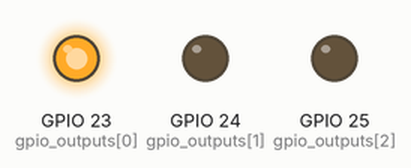
Bench run of a program on a simulated Raspberry Pi (BCM pin numbers). Shown: output pins drawn as LEDs (lit = HIGH). At 8.0 s the program stops and its outputs stay as they are.

Above: at 0.1 s.
At 2.1 s:
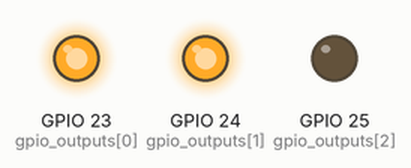
At 4.1 s:
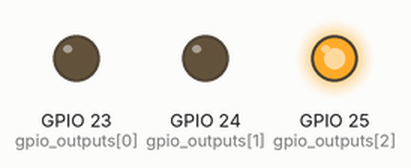
At 6.1 s:
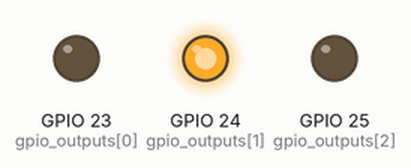
At 8.1 s:
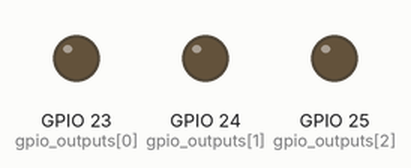
Timing chart, 0 to 9.5 s (numbered marks = the images above):
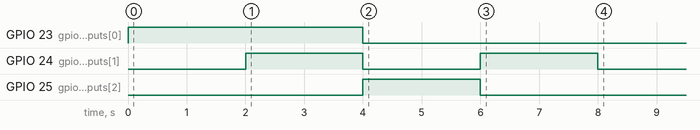

Measured:
- by itself, GPIO 23 (gpio_outputs[0]): LOW → HIGH at 0.00 s, → LOW 4.0 s later
- by itself, GPIO 24 (gpio_outputs[1]): alternates HIGH for 2.0 s and LOW for 2.0 s
- by itself, GPIO 25 (gpio_outputs[2]): LOW → HIGH at 4.0 s, → LOW 2.0 s later

The program:

Ampel_Schalter.py
```python
#!/usr/bin/python3

import RPi.GPIO as GPIO #GPIO Kontrolle für Raspberry Pi einbinden
import time #Zur Zeitverzögerung
import random
GPIO.setmode(GPIO.BCM) #Ansprache der GPIOs über GPIO Nummer möglich

gpio_outputs = [23, 24, 25]
gpio_inputs = 12

def setup():
        for i in gpio_outputs:
           GPIO.setup(i, GPIO.OUT)
        GPIO.setup(gpio_inputs, GPIO.IN)

def alles_aus():
        for i in gpio_outputs:
                GPIO.output(gpio_outputs, GPIO.LOW)

#Start
setup()
GPIO.output(23, GPIO.HIGH)


status = ["rot", "rot-gelb", "gruen", "gelb"]
button = True


for i in status:
        if i == "rot":
            alles_aus()
            GPIO.output(23, GPIO.HIGH)
        if i == "rot-gelb":
                alles_aus()
                GPIO.output(23, GPIO.HIGH)
                GPIO.output(24, GPIO.HIGH)
        if i == "gruen":
                alles_aus()
                GPIO.output(25, GPIO.HIGH)
        if i == "gelb":
                alles_aus()
                GPIO.output(24, GPIO.HIGH)
        time.sleep(2)


GPIO.cleanup() #Channel Belegung sauber machen
```
